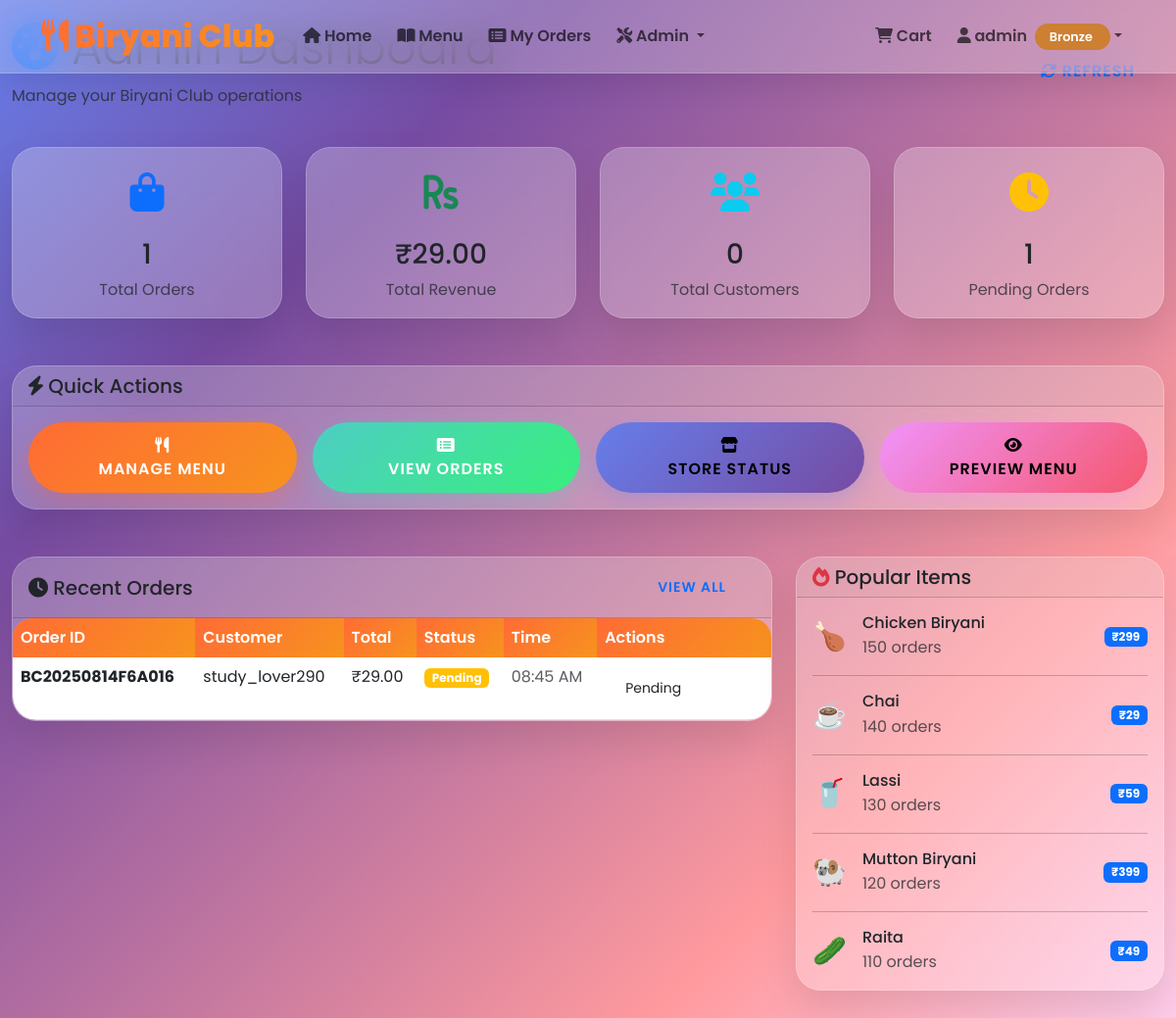
The page /admin (signed in) on the database its author committed.
### models.py (models this page shows, shortened)
class User(db.Model):
    id = db.Column(db.Integer, primary_key=True)
    username = db.Column(db.String(80), unique=True, nullable=False)
    email = db.Column(db.String(120), unique=True, nullable=False)
    password_hash = db.Column(db.String(256), nullable=False)
    full_name = db.Column(db.String(100))
    phone = db.Column(db.String(15))
    address = db.Column(db.Text)
    loyalty_points = db.Column(db.Integer, default=0)
    loyalty_tier = db.Column(db.String(20), default='bronze')
    is_admin = db.Column(db.Boolean, default=False)
    is_delivery = db.Column(db.Boolean, default=False)
    created_at = db.Column(db.DateTime, default=datetime.utcnow)
    last_login = db.Column(db.DateTime)
    def get_tier_color(self):
        colors = {
            'bronze': '#cd7f32',
            'silver': '#c0c0c0',
            'gold': '#ffd700'
        }
        return colors.get(self.loyalty_tier, '#cd7f32')

class Order(db.Model):
    id = db.Column(db.Integer, primary_key=True)
    order_id = db.Column(db.String(20), unique=True, nullable=False)
    customer_name = db.Column(db.String(100), nullable=False)
    customer_phone = db.Column(db.String(15), nullable=False)
    customer_address = db.Column(db.Text, nullable=False)
    items_json = db.Column(db.Text, nullable=False)
    subtotal = db.Column(db.Float, nullable=False)
    discount = db.Column(db.Float, default=0)
    total = db.Column(db.Float, nullable=False)
    payment_method = db.Column(db.String(20), nullable=False)
    status = db.Column(db.String(20), default='pending')
    coupon_code = db.Column(db.String(20))
    delivery_person_id = db.Column(db.Integer, db.ForeignKey('user.id'))
    user_id = db.Column(db.Integer, db.ForeignKey('user.id'))
    created_at = db.Column(db.DateTime, default=datetime.utcnow)
    estimated_delivery = db.Column(db.DateTime)
    rating = db.Column(db.Integer)
    feedback = db.Column(db.Text)
    delivery_person = db.relationship('User', foreign_keys=[delivery_person_id])
    customer = db.relationship('User', foreign_keys=[user_id])
    def get_status_color(self):
        colors = {
            'pending': 'warning',
            'confirmed': 'info',
            'preparing': 'primary',
            'out_for_delivery': 'secondary',
            'delivered': 'success',
            'cancelled': 'danger'
        }
        return colors.get(self.status, 'secondary')

class MenuItem(db.Model):
    id = db.Column(db.Integer, primary_key=True)
    name = db.Column(db.String(100), unique=True, nullable=False)
    category = db.Column(db.String(50), nullable=False)
    price = db.Column(db.Float, nullable=False)
    description = db.Column(db.Text)
    emoji = db.Column(db.String(10))
    in_stock = db.Column(db.Boolean, default=True)
    created_at = db.Column(db.DateTime, default=datetime.utcnow)
    popularity = db.Column(db.Integer, default=0)

### routes.py (the view)
@app.route('/admin')
@admin_required
def admin_dashboard():
    total_orders = Order.query.count()
    total_revenue = db.session.query(db.func.sum(Order.total)).scalar() or 0
    total_customers = User.query.filter_by(is_admin=False, is_delivery=False).count()
    pending_orders = Order.query.filter_by(status='pending').count()
    recent_orders = Order.query.order_by(Order.created_at.desc()).limit(10).all()
    popular_items = MenuItem.query.order_by(MenuItem.popularity.desc()).limit(5).all()
    return render_template('admin/dashboard.html',
                         title='Admin Dashboard - Biryani Club',
                         total_orders=total_orders,
                         total_revenue=total_revenue,
                         total_customers=total_customers,
                         pending_orders=pending_orders,
                         recent_orders=recent_orders,
                         popular_items=popular_items)

### templates/admin/dashboard.html (shortened to what this page needs)
{% extends "base.html" %}
{% block content %}
<div class="container-fluid">
    <div class="row mb-4">
        <div class="col-12">
            <div class="d-flex justify-content-between align-items-center">
                <div>
                    <h1 class="display-5">
                        <i class="fas fa-tachometer-alt text-primary"></i> Admin Dashboard
                    </h1>
                    <p class="text-muted">Manage your Biryani Club operations</p>
                </div>
                <div>
                    <button class="btn btn-outline-primary" onclick="location.reload()">
                        <i class="fas fa-sync-alt"></i> Refresh
                    </button>
                </div>
            </div>
        </div>
    </div>
    <div class="row g-4 mb-5">
        <div class="col-md-6 col-lg-3">
            <div class="card text-center h-100">
                <div class="card-body">
                    <div class="fs-1 text-primary mb-3">
                        <i class="fas fa-shopping-bag"></i>
                    </div>
                    <h3 class="card-title">{{ total_orders }}</h3>
                    <p class="card-text text-muted">Total Orders</p>
                </div>
            </div>
        </div>
        <div class="col-md-6 col-lg-3">
            <div class="card text-center h-100">
                <div class="card-body">
                    <div class="fs-1 text-success mb-3">
                        <i class="fas fa-rupee-sign"></i>
                    </div>
                    <h3 class="card-title">₹{{ "%.2f"|format(total_revenue) }}</h3>
                    <p class="card-text text-muted">Total Revenue</p>
                </div>
            </div>
        </div>
        <div class="col-md-6 col-lg-3">
            <div class="card text-center h-100">
                <div class="card-body">
                    <div class="fs-1 text-info mb-3">
                        <i class="fas fa-users"></i>
                    </div>
                    <h3 class="card-title">{{ total_customers }}</h3>
                    <p class="card-text text-muted">Total Customers</p>
                </div>
            </div>
        </div>
        <div class="col-md-6 col-lg-3">
            <div class="card text-center h-100">
                <div class="card-body">
                    <div class="fs-1 text-warning mb-3">
                        <i class="fas fa-clock"></i>
                    </div>
                    <h3 class="card-title">{{ pending_orders }}</h3>
                    <p class="card-text text-muted">Pending Orders</p>
                </div>
            </div>
        </div>
    </div>
    <div class="row mb-5">
        <div class="col-12">
            <div class="card">
                <div class="card-header">
                    <h5 class="mb-0">
                        <i class="fas fa-bolt"></i> Quick Actions
                    </h5>
                </div>
                <div class="card-body">
                    <div class="row g-3">
                        <div class="col-md-6 col-lg-3">
                            <a href="{{ url_for('admin_menu') }}" class="btn btn-primary w-100">
                                <i class="fas fa-utensils"></i><br>
                                Manage Menu
                            </a>
                        </div>
                        <div class="col-md-6 col-lg-3">
                            <a href="{{ url_for('admin_orders') }}" class="btn btn-success w-100">
                                <i class="fas fa-list-alt"></i><br>
                                View Orders
                            </a>
                        </div>
                        <div class="col-md-6 col-lg-3">
                            <button class="btn btn-info w-100" onclick="toggleStoreStatus()">
                                <i class="fas fa-store"></i><br>
                                Store Status
                            </button>
                        </div>
                        <div class="col-md-6 col-lg-3">
                            <a href="{{ url_for('menu') }}" class="btn btn-warning w-100" target="_blank">
                                <i class="fas fa-eye"></i><br>
                                Preview Menu
                            </a>
                        </div>
                    </div>
                </div>
            </div>
        </div>
    </div>
    <div class="row g-4">
        <div class="col-lg-8">
            <div class="card">
                <div class="card-header d-flex justify-content-between align-items-center">
                    <h5 class="mb-0">
                        <i class="fas fa-clock"></i> Recent Orders
                    </h5>
                    <a href="{{ url_for('admin_orders') }}" class="btn btn-sm btn-outline-primary">
                        View All
                    </a>
                </div>
                <div class="card-body p-0">
                    {% if recent_orders %}
                    <div class="table-responsive">
                        <table class="table table-hover mb-0">
                            <thead>
                                <tr>
                                    <th>Order ID</th>
                                    <th>Customer</th>
                                    <th>Total</th>
                                    <th>Status</th>
                                    <th>Time</th>
                                    <th>Actions</th>
                                </tr>
                            </thead>
                            <tbody>
                                {% for order in recent_orders %}
                                <tr>
                                    <td><strong>{{ order.order_id }}</strong></td>
                                    <td>{{ order.customer_name }}</td>
                                    <td>₹{{ "%.2f"|format(order.total) }}</td>
                                    <td>
                                        <span class="badge bg-{{ order.get_status_color() }}">
                                            {{ order.status.replace('_', ' ').title() }}
                                        </span>
                                    </td>
                                    <td class="text-muted">
                                        {{ order.created_at.strftime('%I:%M %p') }}
                                    </td>
                                    <td>
                                        <form action="{{ url_for('admin_update_order', order_id=order.id) }}" method="POST" class="d-inline">
                                            <select name="status" class="form-select form-select-sm" onchange="this.form.submit()">
                                                <option value="pending" {% if order.status == 'pending' %}selected{% endif %}>Pending</option>
                                            </select>
                                        </form>
                                    </td>
                                </tr>
                                {% endfor %}
                            </tbody>
                        </table>
                    </div>
                    {% endif %}
                </div>
            </div>
        </div>
        <div class="col-lg-4">
            <div class="card">
                <div class="card-header">
                    <h5 class="mb-0">
                        <i class="fas fa-fire text-danger"></i> Popular Items
                    </h5>
                </div>
                <div class="card-body">
                    {% if popular_items %}
                    {% for item in popular_items %}
                    <div class="d-flex align-items-center {% if not loop.last %}mb-3{% endif %}">
                        <div class="fs-3 me-3">{{ item.emoji or '🍽️' }}</div>
                        <div class="flex-grow-1">
                            <h6 class="mb-1">{{ item.name }}</h6>
                            <p class="text-muted mb-0">{{ item.popularity }} orders</p>
                        </div>
                        <div class="badge bg-primary">₹{{ "%.0f"|format(item.price) }}</div>
                    </div>
                    {% if not loop.last %}<hr>{% endif %}
                    {% endfor %}
                    {% endif %}
                </div>
            </div>
        </div>
    </div>
</div>
{% endblock %}

### templates/base.html (shortened to what this page needs)
<!DOCTYPE html>
<html lang="en">
<head>
    <link href="https://cdn.jsdelivr.net/npm/bootstrap@5.3.0/dist/css/bootstrap.min.css" rel="stylesheet">
    <link href="https://cdnjs.cloudflare.com/ajax/libs/font-awesome/6.0.0/css/all.min.css" rel="stylesheet">
    <link rel="stylesheet" href="https://cdn.jsdelivr.net/npm/bootstrap-icons@1.10.0/font/bootstrap-icons.css">
</head>
<body>
    <nav class="navbar navbar-expand-lg navbar-light fixed-top">
        <div class="container">
            <a class="navbar-brand" href="{{ url_for('home') }}">
                <i class="fas fa-utensils"></i> Biryani Club
            </a>
            <div class="collapse navbar-collapse" id="navbarNav">
                <ul class="navbar-nav me-auto">
                    <li class="nav-item">
                        <a class="nav-link" href="{{ url_for('home') }}">
                            <i class="fas fa-home"></i> Home
                        </a>
                    </li>
                    <li class="nav-item">
                        <a class="nav-link" href="{{ url_for('menu') }}">
                            <i class="fas fa-book-open"></i> Menu
                        </a>
                    </li>
                    {% if get_current_user() %}
                        <li class="nav-item">
                            <a class="nav-link" href="{{ url_for('my_orders') }}">
                                <i class="fas fa-list-alt"></i> My Orders
                            </a>
                        </li>
                    {% endif %}
                    {% if get_current_user() and get_current_user().is_admin %}
                        <li class="nav-item dropdown">
                            <a class="nav-link dropdown-toggle" href="#" id="adminDropdown" role="button" data-bs-toggle="dropdown">
                                <i class="fas fa-tools"></i> Admin
                            </a>
                        </li>
                    {% endif %}
                </ul>
                <ul class="navbar-nav">
                    <li class="nav-item">
                        <a class="nav-link position-relative" href="{{ url_for('cart') }}">
                            <i class="fas fa-shopping-cart"></i> Cart
                        </a>
                    </li>
                    {% if get_current_user() %}
                        <li class="nav-item dropdown">
                            <a class="nav-link dropdown-toggle" href="#" id="userDropdown" role="button" data-bs-toggle="dropdown">
                                <i class="fas fa-user"></i> {{ get_current_user().username }}
                                {% if get_current_user().loyalty_tier %}
                                    <span class="loyalty-badge ms-1" style="background-color: {{ get_current_user().get_tier_color() }}">
                                        {{ get_current_user().loyalty_tier.title() }}
                                    </span>
                                {% endif %}
                            </a>
                        </li>
                    {% endif %}
                </ul>
            </div>
        </div>
    </nav>
    <div class="main-content">
        {% block content %}{% endblock %}
    </div>
</body>
</html>

### rows shown on the page
User: username "admin", loyalty_tier "Bronze"
Order: order_id "BC20250814F6A016", customer_name "study_lover290", total "29.00", status.replace "Pending", created_at "08:45 AM", status "Pending"
MenuItem: emoji "🍗", name "Chicken Biryani", popularity "150", price "299"
MenuItem: emoji "☕", name "Chai", popularity "140", price "29"
MenuItem: emoji "🥤", name "Lassi", popularity "130", price "59"
MenuItem: emoji "🐏", name "Mutton Biryani", popularity "120", price "399"
MenuItem: emoji "🥒", name "Raita", popularity "110", price "49"

### other values the page prints
{{ total_orders }} "1"
{{ "%.2f"|format(total_revenue) }} "29.00"
{{ total_customers }} "0"
{{ pending_orders }} "1"
